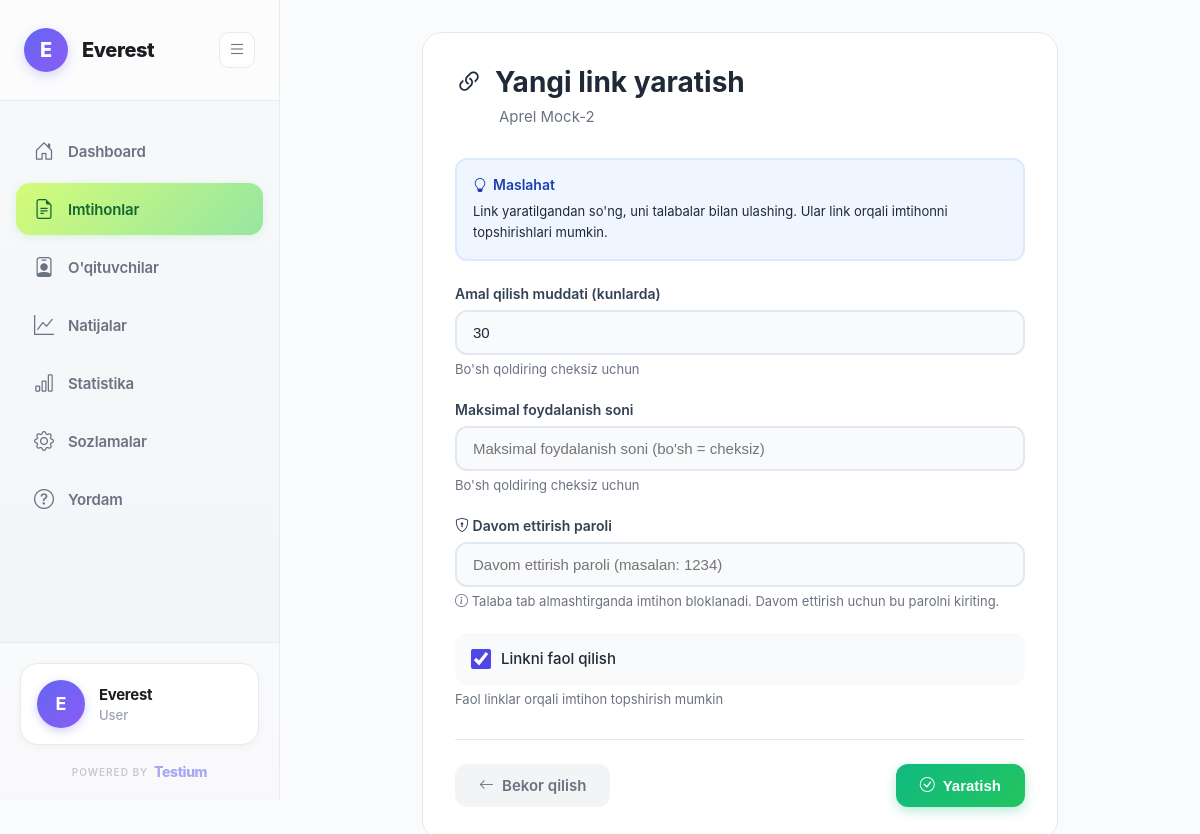
The app's page /exams/2/generate-link/ (signed in) with its own data.
### organizations/models.py (models this page shows, shortened)
class Organization(AbstractUser):
    full_name = models.CharField(max_length=255, default='User')
    organization_name = models.CharField(max_length=255)
    email = models.EmailField(unique=True)
    phone = models.CharField(max_length=20, unique=True)
    created_at = models.DateTimeField(auto_now_add=True)
    updated_at = models.DateTimeField(auto_now=True)
    USERNAME_FIELD = 'email'
    REQUIRED_FIELDS = ['username', 'full_name', 'organization_name']
    class Meta:
        db_table = 'organizations'
        verbose_name = 'Organization'
        verbose_name_plural = 'Organizations'

### exams/models.py (models this page shows, shortened)
class Exam(models.Model):
    organization = models.ForeignKey(settings.AUTH_USER_MODEL, on_delete=models.CASCADE, related_name='exams')
    title = models.CharField(max_length=255)
    description = models.TextField(blank=True)
    duration = models.IntegerField(help_text='Duration in minutes')
    is_active = models.BooleanField(default=True)
    created_at = models.DateTimeField(auto_now_add=True)
    updated_at = models.DateTimeField(auto_now=True)
    class Meta:
        db_table = 'exams'
        ordering = ['-created_at']

### exams/views_mvt.py (the view)
@login_required
def generate_link_view(request, exam_pk):
    exam = get_object_or_404(Exam, pk=exam_pk, organization=request.user)
    if request.method == 'POST':
        form = ExamLinkForm(request.POST)
        if form.is_valid():
            link = form.save(commit=False)
            link.exam = exam
            expires_in_days = form.cleaned_data.get('expires_in_days')
            if expires_in_days:
                link.expires_at = timezone.now() + timedelta(days=expires_in_days)
            link.save()
            messages.success(request, 'Link yaratildi!')
            return redirect('exam_detail', pk=exam.pk)
    else:
        form = ExamLinkForm()
    return render(request, 'exams/link_form.html', {'form': form, 'exam': exam})

### exams/forms.py
class ExamLinkForm(forms.ModelForm):
    expires_in_days = forms.IntegerField(
        required=False,
        initial=30,
        widget=forms.NumberInput(attrs={
            'class': 'form-control',
            'placeholder': 'Amal qilish muddati (kunlarda)'
        })
    )
    class Meta:
        model = ExamLink
        fields = ('max_uses', 'resume_password', 'is_active')
        widgets = {
            'max_uses': forms.NumberInput(attrs={
                'class': 'form-control',
                'placeholder': 'Maksimal foydalanish soni (bo\'sh = cheksiz)'
            }),
            'resume_password': forms.TextInput(attrs={
                'class': 'form-control',
                'placeholder': 'Davom ettirish paroli (masalan: 1234)'
            }),
            'is_active': forms.CheckboxInput(attrs={
                'class': 'form-check-input'
            })
        }

### organizations/context_processors.py (called while the page is built)
def organization_settings(request):
    if request.user.is_authenticated and hasattr(request.user, 'settings'):
        return {
            'org_settings': request.user.settings
        }
    return {}

### templates/exams/link_form.html (shortened to what this page needs)
{% extends 'base.html' %}
{% block content %}
<div class="page-container">
    <div class="form-card">
        <div class="form-header">
            <h1 class="form-title">
                <i class="bi bi-link-45deg"></i>
                Yangi link yaratish
            </h1>
            <p class="form-subtitle">{{ exam.title }}</p>
        </div>
        <div class="info-box">
            <div class="info-box-title">
                <i class="bi bi-lightbulb"></i>
                Maslahat
            </div>
            <p class="info-box-text">
                Link yaratilgandan so'ng, uni talabalar bilan ulashing. Ular link orqali imtihonni topshirishlari mumkin.
            </p>
        </div>
        <form method="post">
            <div class="form-group">
                <label class="form-label">Amal qilish muddati (kunlarda)</label>
                {{ form.expires_in_days }}
                <div class="form-help">Bo'sh qoldiring cheksiz uchun</div>
            </div>
            <div class="form-group">
                <label class="form-label">Maksimal foydalanish soni</label>
                {{ form.max_uses }}
                <div class="form-help">Bo'sh qoldiring cheksiz uchun</div>
            </div>
            <div class="form-group">
                <label class="form-label">
                    <i class="bi bi-shield-lock"></i> Davom ettirish paroli
                </label>
                {{ form.resume_password }}
                <div class="form-help">
                    <i class="bi bi-info-circle"></i>
                    Talaba tab almashtirganda imtihon bloklanadi. Davom ettirish uchun bu parolni kiriting.
                </div>
            </div>
            <div class="form-group">
                <div class="form-check">
                    {{ form.is_active }}
                    <label class="form-check-label" for="{{ form.is_active.id_for_label }}">
                        Linkni faol qilish
                    </label>
                </div>
                <div class="form-help">Faol linklar orqali imtihon topshirish mumkin</div>
            </div>
            <div class="form-actions">
                <a href="{% url 'exam_detail' exam.pk %}" class="btn btn-secondary">
                    <i class="bi bi-arrow-left"></i>
                    Bekor qilish
                </a>
                <button type="submit" class="btn btn-primary">
                    <i class="bi bi-check-circle"></i>
                    Yaratish
                </button>
            </div>
        </form>
    </div>
</div>
{% endblock %}

### templates/base.html (shortened to what this page needs)
<!DOCTYPE html>
<html lang="uz">
<head>
    <link href="https://cdn.jsdelivr.net/npm/bootstrap-icons@1.10.0/font/bootstrap-icons.css" rel="stylesheet">
    {% load static %}
</head>
<body>
    {% if user.is_authenticated %}
    <div class="dashboard-layout">
        <aside class="sidebar" id="sidebar">
            <div class="sidebar-header">
                <a href="{% url 'dashboard' %}" class="logo">
                    {% if user.settings.logo %}
                    <div class="logo-icon" style="background: none; padding: 0;">
                        <img src="{{ user.settings.logo.url }}" alt="{{ user.organization_name }}" style="width: 40px; height: 40px; object-fit: cover; border-radius: 50%;">
                    </div>
                    {% else %}
                    <div class="logo-icon">
                        {{ user.organization_name|first|upper }}
                    </div>
                    {% endif %}
                    <span class="logo-text">{{ user.organization_name }}</span>
                </a>
                <button class="toggle-btn" id="toggleSidebar">
                    <i class="bi bi-list"></i>
                </button>
            </div>
            <nav class="sidebar-menu">
                <a href="{% url 'dashboard' %}" class="menu-item {% if request.resolver_match.url_name == 'dashboard' %}active{% endif %}">
                    <i class="bi bi-house-door"></i>
                    <span>Dashboard</span>
                </a>
                <a href="{% url 'exam_list' %}" class="menu-item {% if 'exam' in request.path and 'result' not in request.path %}active{% endif %}">
                    <i class="bi bi-file-earmark-text"></i>
                    <span>Imtihonlar</span>
                </a>
                <a href="{% url 'teacher_list' %}" class="menu-item {% if 'teacher' in request.path %}active{% endif %}">
                    <i class="bi bi-person-badge"></i>
                    <span>O'qituvchilar</span>
                </a>
                <a href="{% url 'results_list' %}" class="menu-item {% if request.resolver_match.url_name == 'results_list' or request.resolver_match.url_name == 'result_detail' %}active{% endif %}">
                    <i class="bi bi-graph-up"></i>
                    <span>Natijalar</span>
                </a>
                <a href="{% url 'analytics' %}" class="menu-item {% if request.resolver_match.url_name == 'analytics' %}active{% endif %}">
                    <i class="bi bi-bar-chart"></i>
                    <span>Statistika</span>
                </a>
                <a href="{% url 'settings' %}" class="menu-item {% if 'settings' in request.path %}active{% endif %}">
                    <i class="bi bi-gear"></i>
                    <span>Sozlamalar</span>
                </a>
                <a href="{% url 'support' %}" class="menu-item {% if 'support' in request.path %}active{% endif %}">
                    <i class="bi bi-question-circle"></i>
                    <span>Yordam</span>
                </a>
            </nav>
            <div class="sidebar-footer">
                <a href="#" onclick="confirmLogout(event)" class="user-profile">
                    <div class="user-avatar">
                        {{ user.organization_name|first|upper }}
                    </div>
                    <div class="user-info">
                        <div class="user-name">{{ user.organization_name }}</div>
                        <div class="user-role">{{ user.full_name }}</div>
                    </div>
                </a>
                <div class="powered-by">
                    <a href="https://testium.uz" target="_blank" class="powered-link">
                        <span class="powered-label">POWERED BY</span>
                        <span class="powered-brand">Testium</span>
                    </a>
                </div>
            </div>
        </aside>
        <main class="main-content">
            {% block content %}{% endblock %}
        </main>
    </div>
    {% endif %}
</body>
</html>

### templates/exams/link_form.html (style rules this page uses)
.page-container { padding: 32px; max-width: 700px; margin: 0 auto; }
.form-card { background: white; border-radius: 20px; padding: 32px; border: 1px solid #e5e7eb; }
.form-header { margin-bottom: 32px; }
.form-title { font-size: 28px; font-weight: 700; color: #1f2937; margin-bottom: 8px; display: flex; align-items: center; gap: 12px; }
.form-subtitle { font-size: 15px; color: #6b7280; padding-left: 44px; }
.form-group { margin-bottom: 24px; }
.form-label { display: block; font-size: 14px; font-weight: 600; color: #334155; margin-bottom: 8px; }
.form-control { width: 100%; padding: 12px 16px; font-size: 15px; border: 2px solid #e2e8f0; border-radius: 12px; background: #f8fafc; color: #1e293b; transition: all 0.3s ease; outline: none; }
.form-help { font-size: 13px; color: #6b7280; margin-top: 6px; }
.form-check { display: flex; align-items: center; gap: 10px; padding: 16px; background: #f9fafb; border-radius: 12px; cursor: pointer; transition: all 0.2s ease; }
.form-check input[type="checkbox"] { width: 20px; height: 20px; cursor: pointer; accent-color: #4F46E5; }
.form-check-label { font-size: 15px; font-weight: 500; color: #1f2937; cursor: pointer; margin: 0; }
.info-box { background: #eff6ff; border: 2px solid #dbeafe; border-radius: 12px; padding: 16px; margin-bottom: 24px; }
.info-box-title { font-size: 14px; font-weight: 600; color: #1e40af; margin-bottom: 8px; display: flex; align-items: center; gap: 6px; }
.info-box-text { font-size: 13px; color: #1f2937; line-height: 1.6; margin: 0; }
.form-actions { display: flex; justify-content: space-between; gap: 12px; margin-top: 32px; padding-top: 24px; border-top: 1px solid #e5e7eb; }
.btn { padding: 12px 24px; border-radius: 12px; border: none; font-size: 15px; font-weight: 600; cursor: pointer; transition: all 0.2s ease; display: inline-flex; align-items: center; gap: 8px; text-decoration: none; }
.btn-secondary { background: #f3f4f6; color: #6b7280; }
.btn-primary { background: linear-gradient(135deg, #10b981, #22c55e); color: white; box-shadow: 0 4px 12px rgba(16, 185, 129, 0.3); }

### records on screen
Organization: organization_name|first "E", organization_name "Everest", full_name "User"
Exam: title "Aprel Mock-2"
